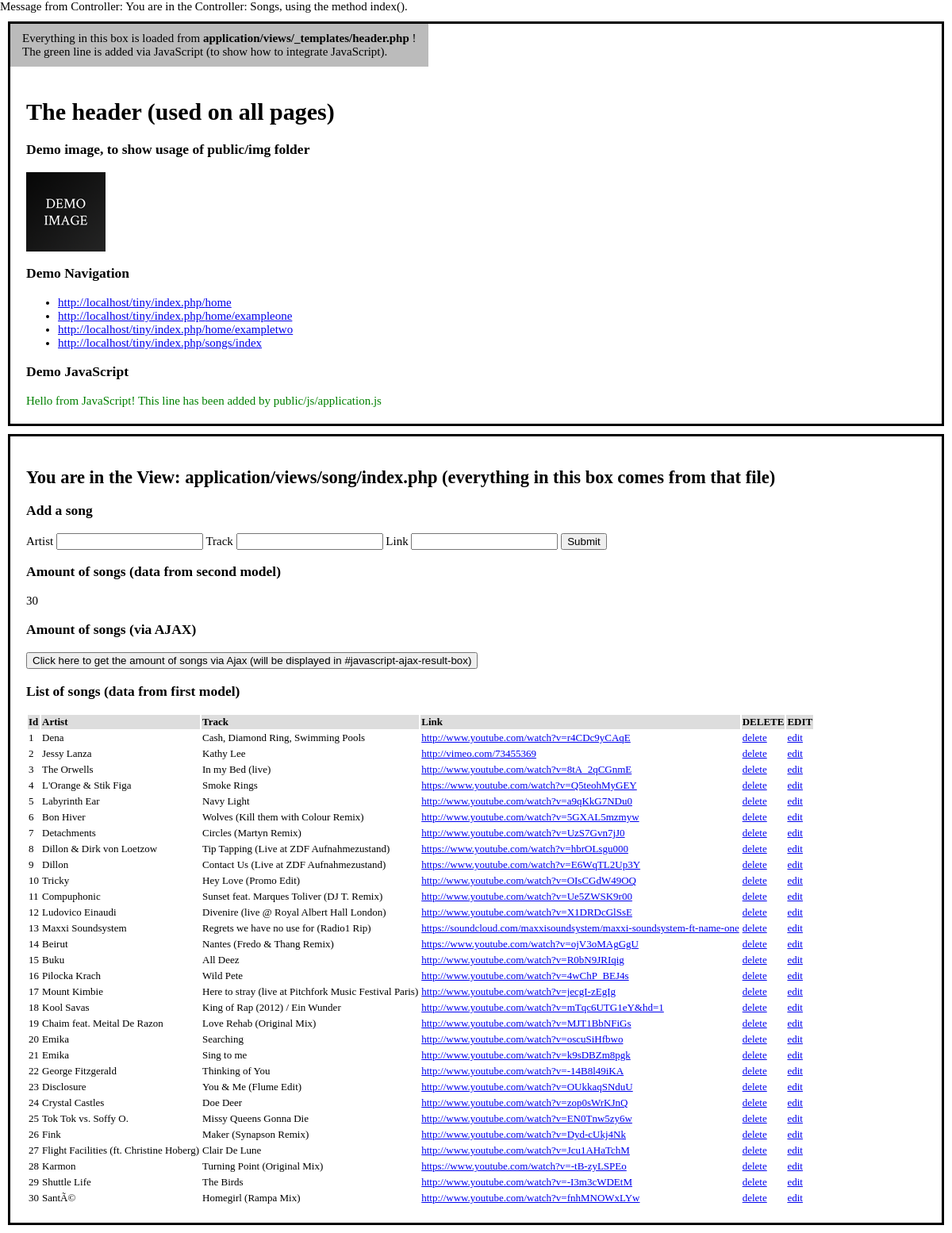
Screenshot of /index.php/songs/ with the database file from the repository.
### tables this page shows
CREATE TABLE `song` (
  `id` int(11) NOT NULL AUTO_INCREMENT,
  `artist` text NOT NULL,
  `track` text NOT NULL,
  `link` text,
  PRIMARY KEY (`id`),
  UNIQUE KEY `id` (`id`)
);

### application/controller/songs.php (called while the page is built, shortened)
<?php
class Songs extends Controller
{
    public function index()
    {
        $songs_model = $this->loadModel('SongsModel');
        $songs = $songs_model->getAllSongs();
        $stats_model = $this->loadModel('StatsModel');
        $amount_of_songs = $stats_model->getAmountOfSongs();
        require APP . 'views/_templates/header.php';
        require APP . 'views/songs/index.php';
        require APP . 'views/_templates/footer.php';
    }
}

### application/core/controller.php (called while the page is built, shortened)
<?php
class Controller
{
    public $db = null;
    private function openDatabaseConnection()
    {
        $options = array(PDO::ATTR_DEFAULT_FETCH_MODE => PDO::FETCH_OBJ, PDO::ATTR_ERRMODE => PDO::ERRMODE_WARNING);
        $this->db = new PDO(DB_TYPE . ':host=' . DB_HOST . ';dbname=' . DB_NAME, DB_USER, DB_PASS, $options);
    }
    public function loadModel($model_name)
    {
        return new $model_name($this->db);
    }
}

### index.php (called while the page is built, shortened)
<?php
require APP . '/core/application.php';
require APP . '/core/controller.php';
$app = new Application();

### application/models/statsmodel.php (called while the page is built)
<?php
class StatsModel
{
    function __construct($db)
    {
        try {
            $this->db = $db;
        } catch (PDOException $e) {
            exit('Database connection could not be established.');
        }
    }
    public function getAmountOfSongs()
    {
        $sql = "SELECT COUNT(id) AS amount_of_songs FROM song";
        $query = $this->db->prepare($sql);
        $query->execute();
        return $query->fetch()->amount_of_songs;
    }
}

### application/models/songsmodel.php (called while the page is built, shortened)
<?php
class SongsModel
{
    function __construct($db)
    {
        try {
            $this->db = $db;
        } catch (PDOException $e) {
            exit('Database connection could not be established.');
        }
    }
    public function getAllSongs()
    {
        $sql = "SELECT id, artist, track, link FROM song";
        $query = $this->db->prepare($sql);
        $query->execute();
        return $query->fetchAll();
    }
}

### application/views/songs/index.php (the view, shortened to what this page needs)
<div class="container">
    <h2>You are in the View: application/views/song/index.php (everything in this box comes from that file)</h2>
    <div>
        <h3>Add a song</h3>
        <form action="<?php echo URL_WITH_INDEX_FILE; ?>songs/addsong" method="POST">
            <label>Artist</label>
            <input type="text" name="artist" value="" required />
            <label>Track</label>
            <input type="text" name="track" value="" required />
            <label>Link</label>
            <input type="text" name="link" value="" />
            <input type="submit" name="submit_add_song" value="Submit" />
        </form>
    </div>
    <div>
        <h3>Amount of songs (data from second model)</h3>
        <div>
            <?php echo $amount_of_songs; ?>
        </div>
        <h3>Amount of songs (via AJAX)</h3>
        <div>
            <button id="javascript-ajax-button">Click here to get the amount of songs via Ajax (will be displayed in #javascript-ajax-result-box)</button>
        </div>
        <h3>List of songs (data from first model)</h3>
        <table>
            <thead style="background-color: #ddd; font-weight: bold;">
            <tr>
                <td>Id</td>
                <td>Artist</td>
                <td>Track</td>
                <td>Link</td>
                <td>DELETE</td>
                <td>EDIT</td>
            </tr>
            </thead>
            <tbody>
            <?php foreach ($songs as $song) { ?>
                <tr>
                    <td><?php if (isset($song->id)) echo htmlspecialchars($song->id, ENT_QUOTES, 'UTF-8'); ?></td>
                    <td><?php if (isset($song->artist)) echo htmlspecialchars($song->artist, ENT_QUOTES, 'UTF-8'); ?></td>
                    <td><?php if (isset($song->track)) echo htmlspecialchars($song->track, ENT_QUOTES, 'UTF-8'); ?></td>
                    <td>
                        <?php if (isset($song->link)) { ?>
                            <a href="<?php echo htmlspecialchars($song->link, ENT_QUOTES, 'UTF-8'); ?>"><?php echo htmlspecialchars($song->link, ENT_QUOTES, 'UTF-8'); ?></a>
                        <?php } ?>
                    </td>
                    <td><a href="<?php echo URL_WITH_INDEX_FILE . 'songs/deletesong/' . htmlspecialchars($song->id, ENT_QUOTES, 'UTF-8'); ?>">delete</a></td>
                    <td><a href="<?php echo URL_WITH_INDEX_FILE . 'songs/editsong/' . htmlspecialchars($song->id, ENT_QUOTES, 'UTF-8'); ?>">edit</a></td>
                </tr>
            <?php } ?>
            </tbody>
        </table>
    </div>
</div>

### application/core/application.php (shortened to what this page needs)
<?php
class Application
{
    private $url_controller = null;
    private $url_action = null;
    private $url_params = array();
    public function __construct()
    {
        if (!$this->url_controller) {
            require APP . 'controller/home.php';
            $page = new Home();
            $page->index();
        } elseif (file_exists(APP . 'controller/' . $this->url_controller . '.php')) {
            $this->url_controller = new $this->url_controller();
            if (method_exists($this->url_controller, $this->url_action)) {
                if(!empty($this->url_params)) {
                    call_user_func_array(array($this->url_controller, $this->url_action), $this->url_params);
                } else {
                    $this->url_controller->{$this->url_action}();
                }
            } else {
                if(strlen($this->url_action) == 0) {
                    $this->url_controller->index();
                }
                else {
                    require APP . 'controller/error.php';
                    $page = new Error();
                    $page->index();
                }
            }
        } else {
            require APP . 'controller/error.php';
            $page = new Error();
            $page->index();
        }
    }
    private function getUrlWithoutModRewrite()
    {
        $url = explode('/', $_SERVER['REQUEST_URI']);
        $url = array_diff($url, array('', 'index.php'));
        $url = array_values($url);
        $this->url_controller = isset($url[0]) ? $url[0] : null;
        $this->url_action = isset($url[1]) ? $url[1] : null;
        unset($url[0], $url[1]);
        $this->url_params = array_values($url);
    }
}

### application/views/_templates/header.php (shortened to what this page needs)
?><!DOCTYPE html>
<html lang="en">
<head>
    <link href="<?php echo URL; ?>public/css/style.css" rel="stylesheet">
</head>
<body>
    <div class="container">
        <div class="where-are-we-box">
            Everything in this box is loaded from <strong>application/views/_templates/header.php</strong> !
            <br>
            The green line is added via JavaScript (to show how to integrate JavaScript).
        </div>
        <h1>The header (used on all pages)</h1>
        <h3>Demo image, to show usage of public/img folder</h3>
        <div>
            <img src="<?php echo URL; ?>public/img/demo-image.png" alt="Demo image">
        </div>
        <h3>Demo Navigation</h3>
        <div class="navigation">
            <ul>
                <li><a href="<?php echo URL_WITH_INDEX_FILE; ?>"><?php echo URL_WITH_INDEX_FILE; ?>home</a></li>
                <li><a href="<?php echo URL_WITH_INDEX_FILE; ?>home/exampleone"><?php echo URL_WITH_INDEX_FILE; ?>home/exampleone</a></li>
                <li><a href="<?php echo URL_WITH_INDEX_FILE; ?>home/exampletwo"><?php echo URL_WITH_INDEX_FILE; ?>home/exampletwo</a></li>
                <li><a href="<?php echo URL_WITH_INDEX_FILE; ?>songs/"><?php echo URL_WITH_INDEX_FILE; ?>songs/index</a></li>
            </ul>
        </div>
        <h3>Demo JavaScript</h3>
        <div id="javascript-header-demo-box">
        </div>
    </div>

### application/views/_templates/footer.php (shortened to what this page needs)
</body>
</html>

### public/css/style.css (style rules this page uses)
html, body { margin: 0; padding: 0; }
body { font-size: 15px; }
table { font-size: 13px; }
.container { border: 3px solid #000; padding: 20px; margin: 10px; }
.where-are-we-box { position: relative; left: -20px; top: -20px; background-color: #bbb; padding: 10px 15px; display: inline-block; }

### rows the page displays
song: id "1", artist "Dena", track "Cash, Diamond Ring, Swimming Pools", link "http://www.youtube.com/watch?v=r4CDc9yCAqE"
song: id "2", artist "Jessy Lanza", track "Kathy Lee", link "http://vimeo.com/73455369"
song: id "3", artist "The Orwells", track "In my Bed (live)", link "http://www.youtube.com/watch?v=8tA_2qCGnmE"
song: id "4", artist "L'Orange & Stik Figa", track "Smoke Rings", link "https://www.youtube.com/watch?v=Q5teohMyGEY"
song: id "5", artist "Labyrinth Ear", track "Navy Light", link "http://www.youtube.com/watch?v=a9qKkG7NDu0"
song: id "6", artist "Bon Hiver", track "Wolves (Kill them with Colour Remix)", link "http://www.youtube.com/watch?v=5GXAL5mzmyw"
song: id "7", artist "Detachments", track "Circles (Martyn Remix)", link "http://www.youtube.com/watch?v=UzS7Gvn7jJ0"
song: id "8", artist "Dillon & Dirk von Loetzow", track "Tip Tapping (Live at ZDF Aufnahmezustand)", link "https://www.youtube.com/watch?v=hbrOLsgu000"
song: id "9", artist "Dillon", track "Contact Us (Live at ZDF Aufnahmezustand)", link "https://www.youtube.com/watch?v=E6WqTL2Up3Y"
song: id "10", artist "Tricky", track "Hey Love (Promo Edit)", link "http://www.youtube.com/watch?v=OIsCGdW49OQ"
song: id "11", artist "Compuphonic", track "Sunset feat. Marques Toliver (DJ T. Remix)", link "http://www.youtube.com/watch?v=Ue5ZWSK9r00"
song: id "12", artist "Ludovico Einaudi", track "Divenire (live @ Royal Albert Hall London)", link "http://www.youtube.com/watch?v=X1DRDcGlSsE"
song: id "13", artist "Maxxi Soundsystem", track "Regrets we have no use for (Radio1 Rip)", link "https://soundcloud.com/maxxisoundsystem/maxxi-soundsystem-ft-name-one"
song: id "14", artist "Beirut", track "Nantes (Fredo & Thang Remix)", link "https://www.youtube.com/watch?v=ojV3oMAgGgU"
song: id "15", artist "Buku", track "All Deez", link "http://www.youtube.com/watch?v=R0bN9JRIqig"
song: id "16", artist "Pilocka Krach", track "Wild Pete", link "http://www.youtube.com/watch?v=4wChP_BEJ4s"
song: id "17", artist "Mount Kimbie", track "Here to stray (live at Pitchfork Music Festival Paris)", link "http://www.youtube.com/watch?v=jecgI-zEgIg"
song: id "18", artist "Kool Savas", track "King of Rap (2012) / Ein Wunder", link "http://www.youtube.com/watch?v=mTqc6UTG1eY&hd=1"
song: id "19", artist "Chaim feat. Meital De Razon", track "Love Rehab (Original Mix)", link "http://www.youtube.com/watch?v=MJT1BbNFiGs"
song: id "20", artist "Emika", track "Searching", link "http://www.youtube.com/watch?v=oscuSiHfbwo"
song: id "21", artist "Emika", track "Sing to me", link "http://www.youtube.com/watch?v=k9sDBZm8pgk"
song: id "22", artist "George Fitzgerald", track "Thinking of You", link "http://www.youtube.com/watch?v=-14B8l49iKA"
song: id "23", artist "Disclosure", track "You & Me (Flume Edit)", link "http://www.youtube.com/watch?v=OUkkaqSNduU"
song: id "24", artist "Crystal Castles", track "Doe Deer", link "http://www.youtube.com/watch?v=zop0sWrKJnQ"
song: id "25", artist "Tok Tok vs. Soffy O.", track "Missy Queens Gonna Die", link "http://www.youtube.com/watch?v=EN0Tnw5zy6w"
song: id "26", artist "Fink", track "Maker (Synapson Remix)", link "http://www.youtube.com/watch?v=Dyd-cUkj4Nk"
song: id "27", artist "Flight Facilities (ft. Christine Hoberg)", track "Clair De Lune", link "http://www.youtube.com/watch?v=Jcu1AHaTchM"
song: id "28", artist "Karmon", track "Turning Point (Original Mix)", link "https://www.youtube.com/watch?v=-tB-zyLSPEo"
song: id "29", artist "Shuttle Life", track "The Birds", link "http://www.youtube.com/watch?v=-I3m3cWDEtM"
song: id "30", artist "SantÃ©", track "Homegirl (Rampa Mix)", link "http://www.youtube.com/watch?v=fnhMNOWxLYw"

### other values shown
URL_WITH_INDEX_FILE "http://localhost/tiny/index.php/"
$amount_of_songs "30"
